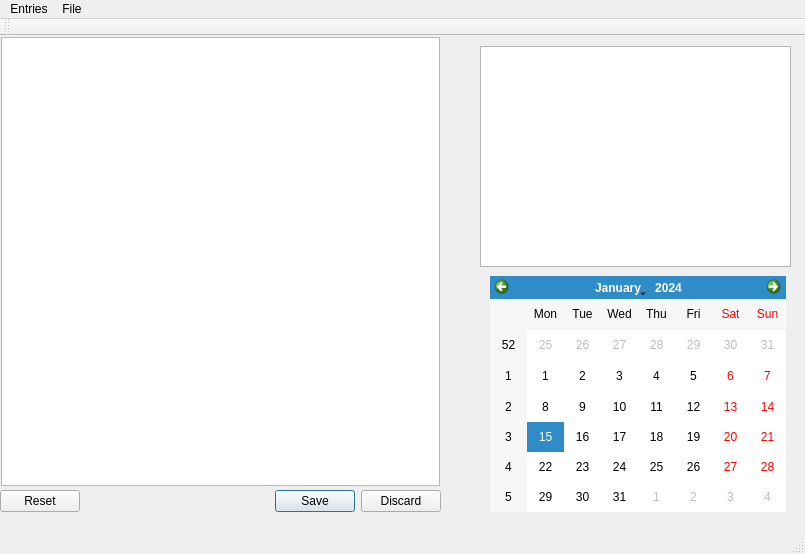
<?xml version="1.0" encoding="UTF-8"?>
<ui version="4.0">
 <class>MainWindow</class>
 <widget class="QMainWindow" name="MainWindow">
  <property name="geometry">
   <rect>
    <x>0</x>
    <y>0</y>
    <width>805</width>
    <height>554</height>
   </rect>
  </property>
  <property name="windowTitle">
   <string>MainWindow</string>
  </property>
  <widget class="QWidget" name="centralWidget">
   <widget class="QStackedWidget" name="stackedWidget">
    <property name="geometry">
     <rect>
      <x>-10</x>
      <y>-10</y>
      <width>461</width>
      <height>471</height>
     </rect>
    </property>
    <property name="currentIndex">
     <number>0</number>
    </property>
    <widget class="QWidget" name="listpage">
     <layout class="QGridLayout" name="gridLayout">
      <item row="0" column="0">
       <widget class="QListWidget" name="listWidget"/>
      </item>
     </layout>
    </widget>
    <widget class="QWidget" name="detailpage">
     <layout class="QGridLayout" name="gridLayout_3">
      <item row="7" column="2">
       <widget class="QPushButton" name="Button2">
        <property name="text">
         <string>Add a day </string>
        </property>
       </widget>
      </item>
      <item row="3" column="0">
       <widget class="QLabel" name="datelabel">
        <property name="text">
         <string> Date</string>
        </property>
       </widget>
      </item>
      <item row="1" column="0">
       <widget class="QLabel" name="themelabel">
        <property name="text">
         <string>Theme</string>
        </property>
       </widget>
      </item>
      <item row="8" column="0" colspan="2">
       <widget class="QLabel" name="assignmentlabel">
        <property name="text">
         <string>Assignment</string>
        </property>
       </widget>
      </item>
      <item row="8" column="2">
       <widget class="QPlainTextEdit" name="assignmentEdit"/>
      </item>
      <item row="1" column="2">
       <widget class="QLineEdit" name="themeEdit"/>
      </item>
      <item row="0" column="0">
       <widget class="QLabel" name="classeslabel">
        <property name="text">
         <string>Name</string>
        </property>
       </widget>
      </item>
      <item row="0" column="2">
       <widget class="QLineEdit" name="nameEdit"/>
      </item>
      <item row="6" column="2">
       <widget class="QPushButton" name="Button1">
        <property name="text">
         <string>Add a week</string>
        </property>
       </widget>
      </item>
      <item row="3" column="2">
       <widget class="QDateEdit" name="expirationdateEdit"/>
      </item>
     </layout>
    </widget>
   </widget>
   <widget class="QTextEdit" name="textEdit">
    <property name="geometry">
     <rect>
      <x>480</x>
      <y>10</y>
      <width>311</width>
      <height>221</height>
     </rect>
    </property>
   </widget>
   <widget class="QCalendarWidget" name="calendarWidget">
    <property name="geometry">
     <rect>
      <x>490</x>
      <y>240</y>
      <width>296</width>
      <height>236</height>
     </rect>
    </property>
   </widget>
   <widget class="QDialogButtonBox" name="buttonBox">
    <property name="geometry">
     <rect>
      <x>0</x>
      <y>450</y>
      <width>441</width>
      <height>31</height>
     </rect>
    </property>
    <property name="standardButtons">
     <set>QDialogButtonBox::Discard|QDialogButtonBox::Reset|QDialogButtonBox::Save</set>
    </property>
   </widget>
  </widget>
  <widget class="QMenuBar" name="menuBar">
   <property name="geometry">
    <rect>
     <x>0</x>
     <y>0</y>
     <width>805</width>
     <height>26</height>
    </rect>
   </property>
   <widget class="QMenu" name="menuEntries">
    <property name="title">
     <string>Entries</string>
    </property>
    <addaction name="actionAdd"/>
    <addaction name="actionEdit"/>
    <addaction name="actionRemove"/>
   </widget>
   <widget class="QMenu" name="menuFile">
    <property name="title">
     <string>File</string>
    </property>
    <addaction name="actionNew"/>
    <addaction name="actionOpen"/>
   </widget>
   <addaction name="menuEntries"/>
   <addaction name="menuFile"/>
  </widget>
  <widget class="QToolBar" name="mainToolBar">
   <attribute name="toolBarArea">
    <enum>TopToolBarArea</enum>
   </attribute>
   <attribute name="toolBarBreak">
    <bool>false</bool>
   </attribute>
  </widget>
  <widget class="QStatusBar" name="statusBar"/>
  <action name="actionAdd">
   <property name="text">
    <string>Add</string>
   </property>
  </action>
  <action name="actionEdit">
   <property name="text">
    <string>Edit</string>
   </property>
  </action>
  <action name="actionRemove">
   <property name="text">
    <string>Remove</string>
   </property>
  </action>
  <action name="actionNew">
   <property name="text">
    <string>new</string>
   </property>
  </action>
  <action name="actionOpen">
   <property name="text">
    <string>open</string>
   </property>
  </action>
 </widget>
 <layoutdefault spacing="6" margin="11"/>
 <resources/>
 <connections/>
</ui>
